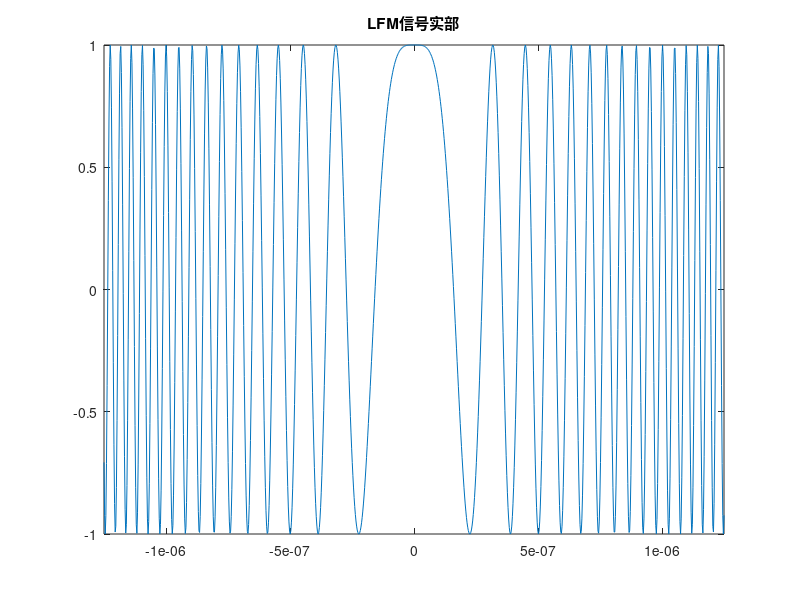
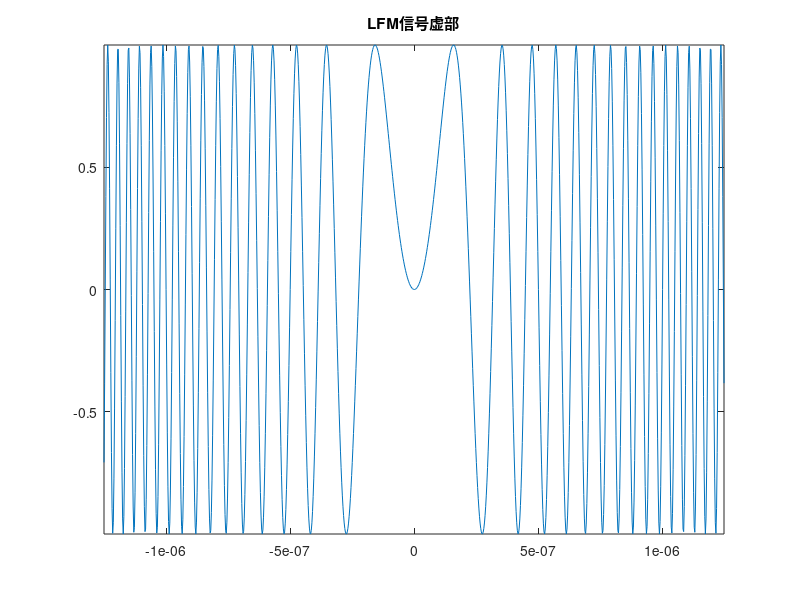
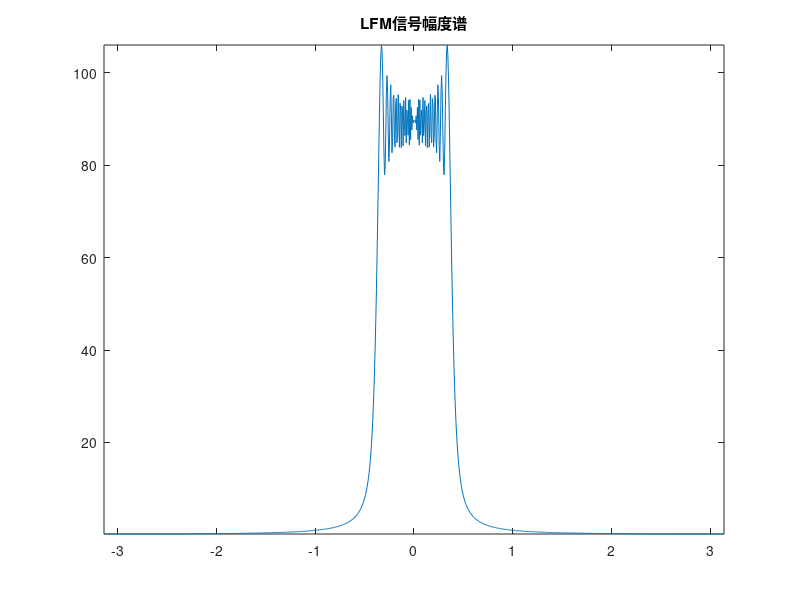
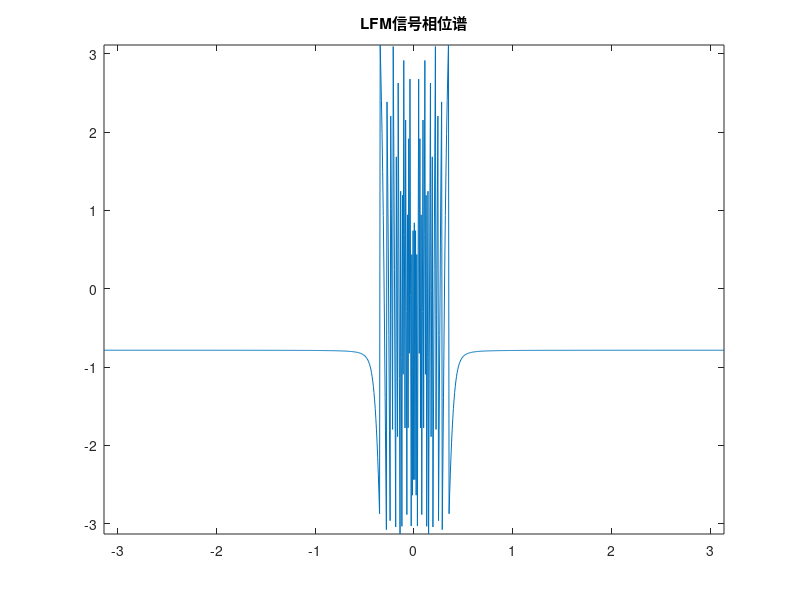

Write MATLAB code to recreate these figures, in order.
clear;clc;

%% LFM信号参数设定
% LFM参数设定
fs = 400e6;                                 % 数据率400MHz
ts = 1/fs;                                  % 数据采样间隔
sig_width_d = 1000;                         % 信号的数字时宽
sig_width_a = sig_width_d*ts;               % 信号的模拟时宽
band_width = 50e6;                          % 信号带宽50MHz
K = band_width/sig_width_a;                 % 调频斜率K
W = linspace(-pi,pi,1000);

%% LFM时域信号生成
t = -sig_width_a/2:ts:sig_width_a/2-ts;     % 信号模拟时间
LFM_sig = exp(1j*pi*K*t.^2);                % LFM信号时域序列

%% LFM信号频谱
LFM_spectrum = fft(LFM_sig,sig_width_d);
LFM_phase_spectrum = angle(LFM_spectrum);   % LFM信号幅度谱
LFM_amplitude_spectrum = abs(LFM_spectrum); % LFM信号相位谱
delta_phase = diff(LFM_phase_spectrum);     % LFM信号相位差分

%% 绘图
figure(1)
plot(t,real(LFM_sig));title('LFM信号实部');
axis([min(t) max(t) min(real(LFM_sig)) max(real(LFM_sig))])
figure(2)
plot(t,imag(LFM_sig));title('LFM信号虚部');
axis([min(t) max(t) min(imag(LFM_sig)) max(imag(LFM_sig))])

figure(3)
plot(W,fftshift(LFM_amplitude_spectrum));title('LFM信号幅度谱');
axis([-pi pi min(fftshift(LFM_amplitude_spectrum)) max(fftshift(LFM_amplitude_spectrum))])
figure(4)
plot(W,fftshift(LFM_phase_spectrum));title('LFM信号相位谱');
axis([-pi pi min(fftshift(LFM_phase_spectrum)) max(fftshift(LFM_phase_spectrum))])
% subplot(313);plot(fftshift(delta_phase));title('LFM信号相位差分');

